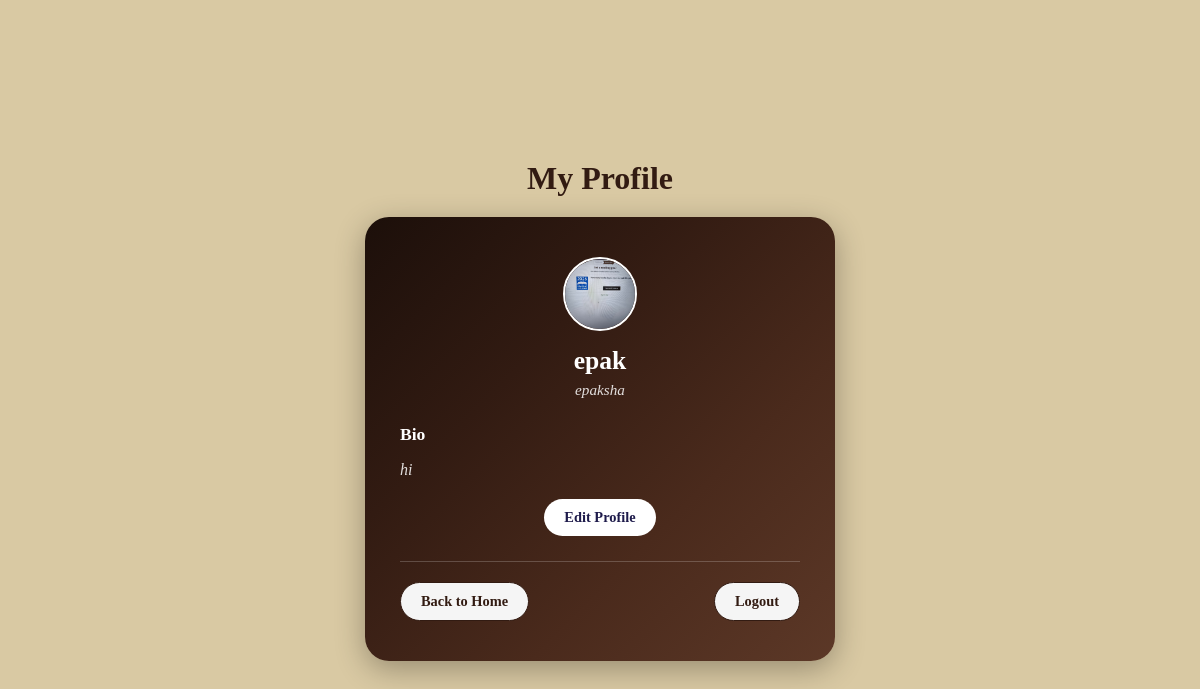
Before: /profile/ (signed in) with the older database file.
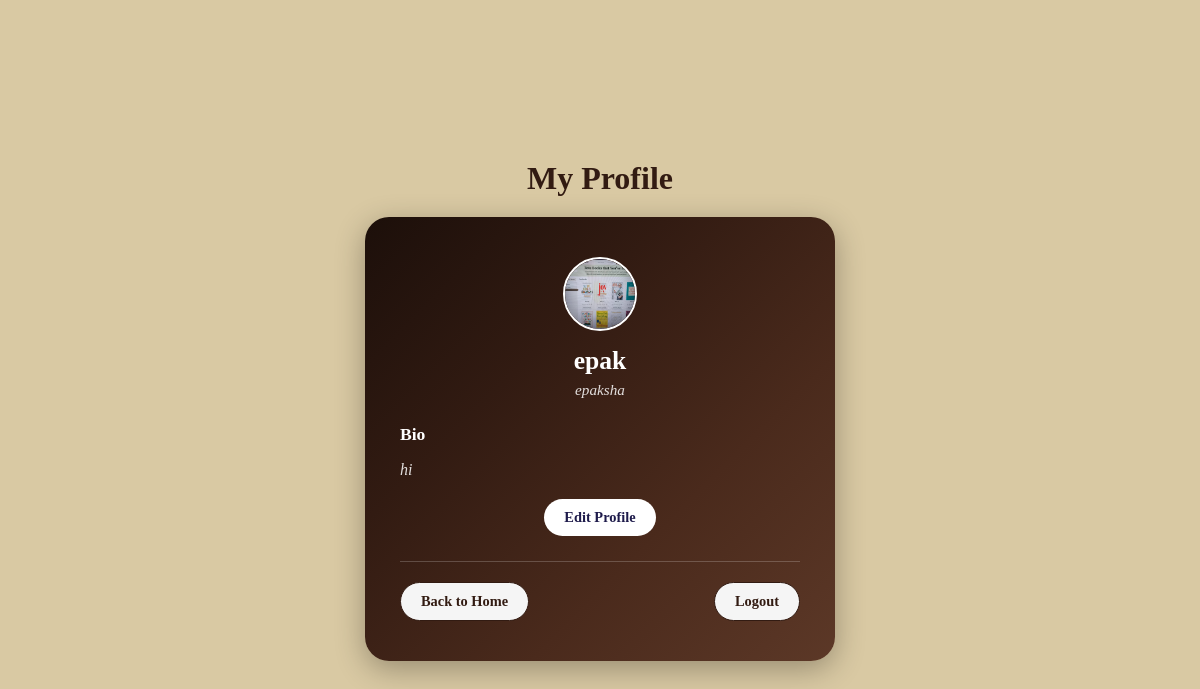
After: the same page with the newer database file.
### catalog/models.py (models this page shows)
class UserProfile(models.Model):
    user = models.OneToOneField(User, on_delete=models.CASCADE)
    full_name = models.CharField(max_length=150, blank=True)
    bio = models.TextField(blank=True)
    profile_picture = models.ImageField(upload_to='profile_pics/', blank=True, null=True)
    is_verified = models.BooleanField(default=False)
    verification_token = models.CharField(max_length=100, blank=True, null=True)

### catalog/views.py (the view, shortened to what this page needs)
# urls.py: path('profile/', views.profile, name='user_profile'),
def profile(request):
    if not request.user.is_authenticated:
        return redirect('login')
    profile_obj, _ = UserProfile.objects.get_or_create(user=request.user)
    return render(request, 'catalog/user_profile.html', {'user': request.user, 'profile': profile_obj})

### catalog/templates/catalog/user_profile.html (shortened to what this page needs)
<!DOCTYPE html>
<html lang="en">
<head>
    {% load static %}
    <link rel="stylesheet" href="{% static 'catalog/profile.css' %}">
</head>
<body class="profile-background">
    <h1 class="profile-title">My Profile</h1>
    <div class="profile-card">
        <div class="profile-header">
            {% if profile.profile_picture %}
                <img src="{{ profile.profile_picture.url }}" alt="Profile Picture" class="avatar-img">
            {% else %}
                <div class="avatar-circle">{{ user.username.0|upper }}</div>
            {% endif %}
            <h2>{{ user.username }}</h2>
            {% if request.GET.edit == 'true' %}
                <form action="{% url 'user_profile' %}" method="POST" enctype="multipart/form-data" class="fullname-form">
                    {% csrf_token %}
                    <label>Full Name:</label>
                    <input type="text" name="full_name" placeholder="Enter your full name" value="{{ profile.full_name|default:'' }}">
            {% else %}
                <p class="profile-fullname">{{ profile.full_name|default:"No name added yet." }}</p>
            {% endif %}
        </div>
        <div class="bio-section">
            <h3>Bio</h3>
            {% if request.GET.edit == 'true' %}
                    <label>Bio:</label>
                    <textarea name="bio" rows="4" placeholder="Write something about yourself here...">{{ profile.bio|default:'' }}</textarea>
                    <label>Profile Picture:</label>
                    <input type="file" name="profile_picture">
                    <button type="submit" class="submit-btn">Save Changes</button>
                </form>
            {% else %}
                <p class="bio-text">
                    {{ profile.bio|default:"No bio written yet." }}
                </p>
                <a href="{% url 'user_profile' %}?edit=true" class="edit-btn">Edit Profile</a>
            {% endif %}
        </div>
        <div class="nav-links">
            <a href="{% url 'index' %}">Back to Home</a>
            <a href="{% url 'logout' %}">Logout</a>
        </div>
    </div>
</body>
</html>

Changed rows visible on the page:
changed UserProfile "hi": profile_picture: a different picture
